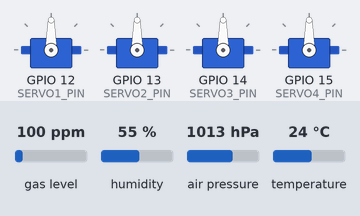
The program below on a simulated ESP32. Shown: 4 × servo. The inputs (shaded band) are chosen by the test bench; at power-on: gas level 100 ppm, humidity 55 %, air pressure 1013 hPa, temperature 24 °C.

Above: at 0.1 s.
At 1.7 s:
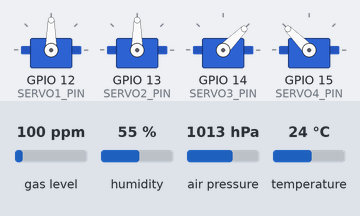
Timing chart, 0 to 3.2 s (numbered marks = the images above):
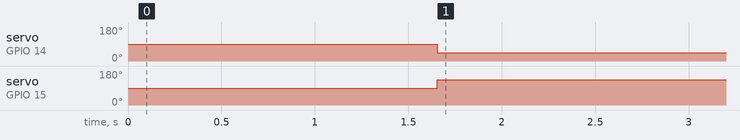

The program:

main.cpp
```cpp
#include <Arduino.h>
#include <Wire.h>
#include <Adafruit_BMP3XX.h>
#include <Adafruit_MPU6050.h>
#include <Adafruit_Sensor.h>
#include <ESP32Servo.h>

Adafruit_MPU6050 imu;
Adafruit_BMP3XX bmp;

Servo servo1;
Servo servo2;
Servo servo3;
Servo servo4;

const int SERVO1_PIN = 12;
const int SERVO2_PIN = 13;
const int SERVO3_PIN = 14;
const int SERVO4_PIN = 15;

float altitudeZero = 0;

void setup() {
  Serial.begin(115200);
  Wire.begin();

  servo1.attach(SERVO1_PIN);
  servo2.attach(SERVO2_PIN);
  servo3.attach(SERVO3_PIN);
  servo4.attach(SERVO4_PIN);


  if (!bmp.begin_I2C()){
    Serial.println("BMP not found");
    while (1);
  }

  bmp.setTemperatureOversampling(BMP3_OVERSAMPLING_8X);
  bmp.setPressureOversampling(BMP3_OVERSAMPLING_8X);
  bmp.setIIRFilterCoeff(BMP3_IIR_FILTER_COEFF_3);
  imu.setAccelerometerRange(MPU6050_RANGE_8_G);
  imu.setGyroRange(MPU6050_RANGE_500_DEG);
  imu.setFilterBandwidth(MPU6050_BAND_21_HZ);

  delay(1000);

  if (bmp.performReading()){
    altitudeZero = bmp.readAltitude(1013.25);

  }

}

void loop() {
  readSensors();
  delay(500);
  TVC();
  callrecovery();

}
void readSensors(){
  //will change this in the future
}
void callrecovery(){
  //some logic here
  servo1.write(90);
  servo2.write(90);
}
void TVC(){
  //some logic here
  servo3.write(45);
  servo4.write(135);
}
// put function definitions here:
int myFunction(int x, int y) {
  return x + y;
}
```

Measured:
- by itself, servo on GPIO 14 (SERVO3_PIN): 90° → 45° at 1.7 s
- by itself, servo on GPIO 15 (SERVO4_PIN): 90° → 135° at 1.7 s
